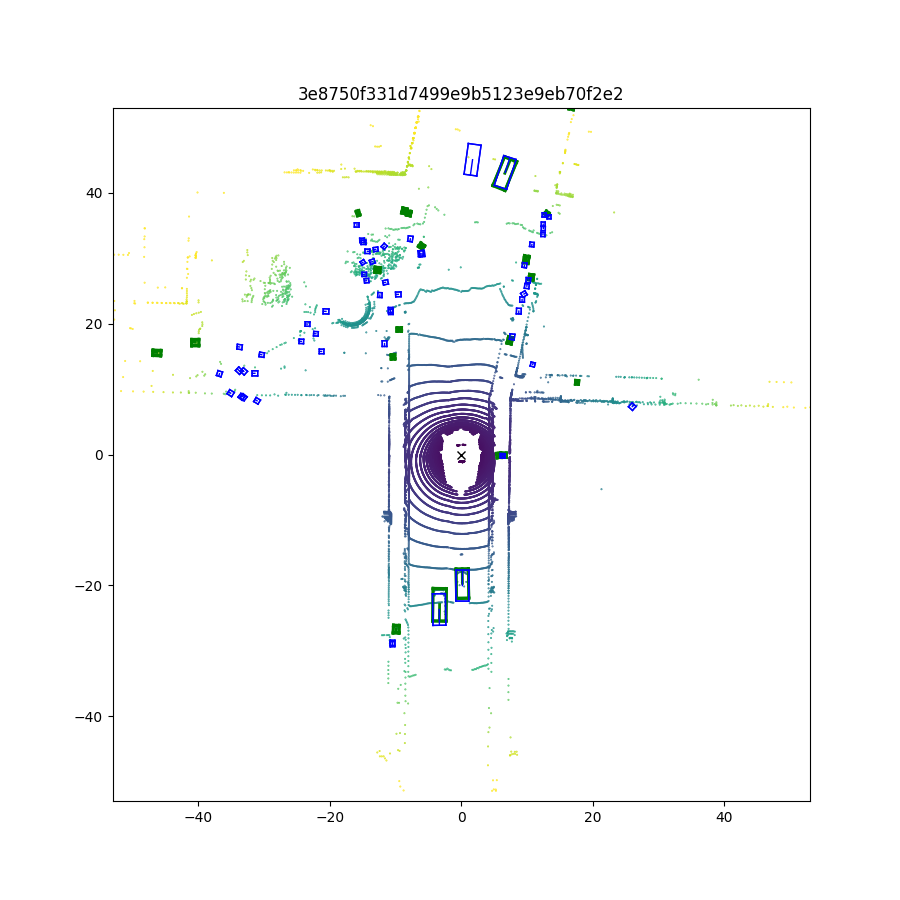
#> input picture data/3e8750f331d7499e9b5123e9eb70f2e2_bev.png, 900 x 900 px, found by its file name
$ python Ego_Center.py
#> lines starting #> are read from the running program, lines starting #| are printed output that depends on the picture; after the words box and inside, x2 and y2 are one past the last pixel; in counts of white or black regions, pixels touching at a corner belong together
import cv2
import numpy as np


image = cv2.imread("data/3e8750f331d7499e9b5123e9eb70f2e2_bev.png")
#> image is the input picture: shape (900, 900, 3); mean B, G, R 250.6, 249.6, 249
gray = cv2.cvtColor(image, cv2.COLOR_BGR2GRAY)
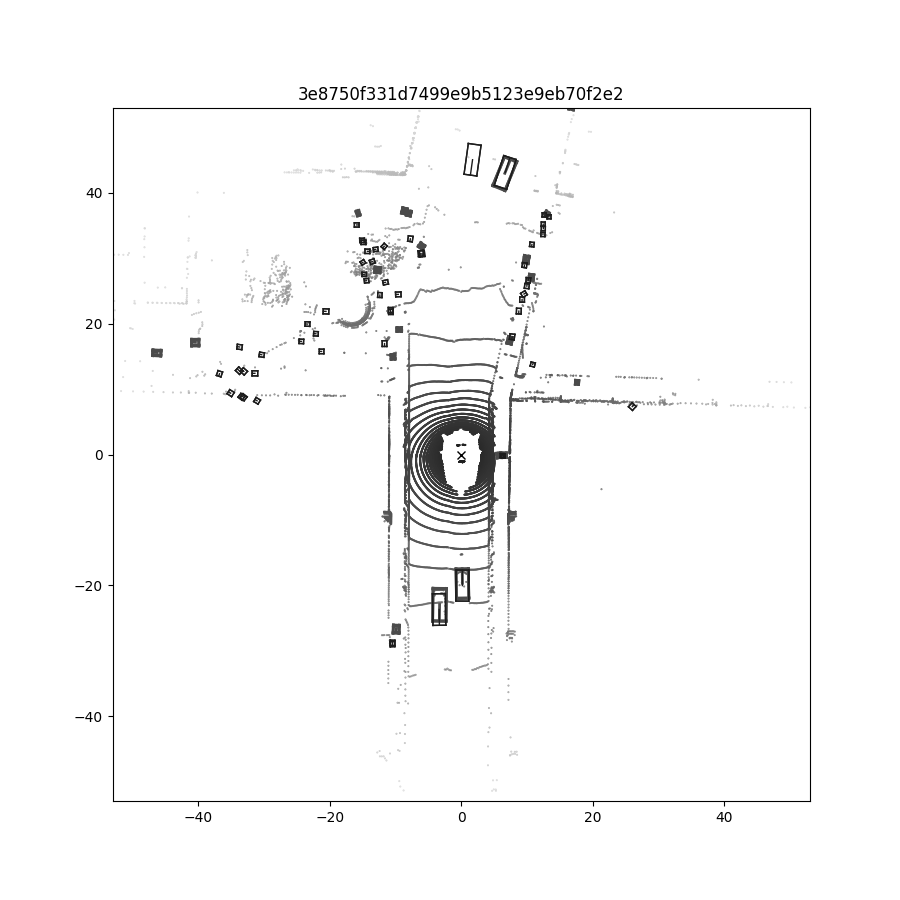
#> gray: shape (900, 900); min 0, max 255, mean 249.5

_, binary = cv2.threshold(gray, 50, 255, cv2.THRESH_BINARY_INV)
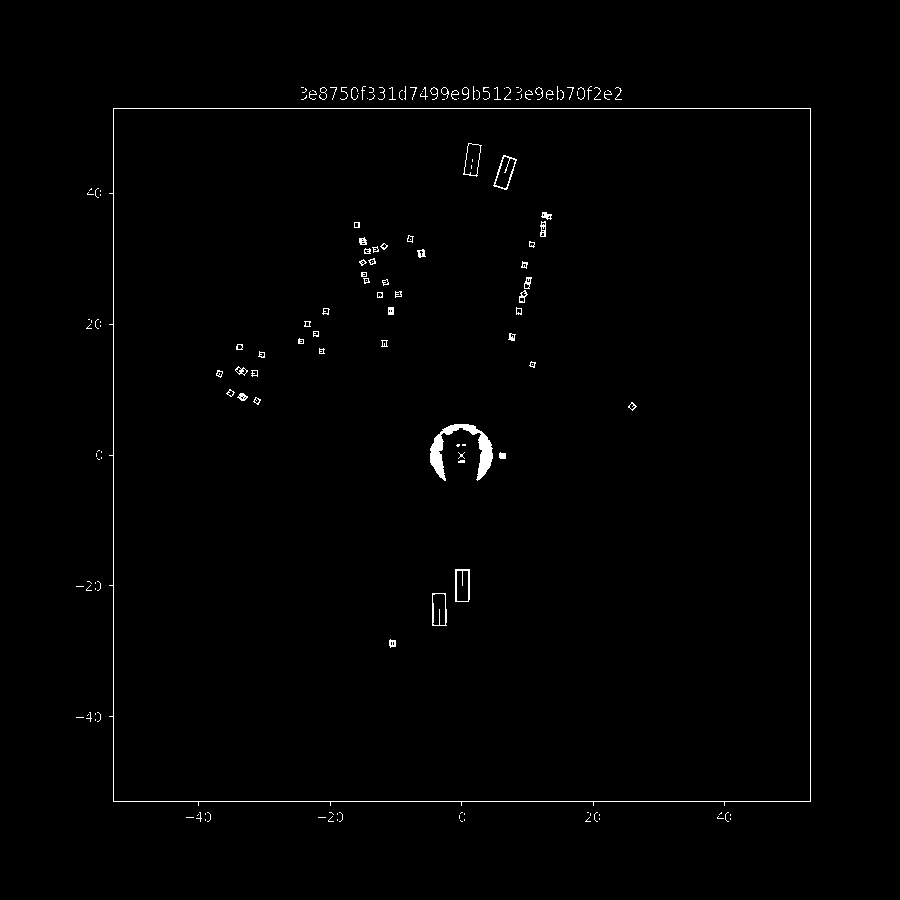
#> binary: shape (900, 900); 0.87% white in thin lines or dots, all inside (x1, y1, x2, y2) = (76, 86, 811, 822)

contours, _ = cv2.findContours(binary, cv2.RETR_EXTERNAL, cv2.CHAIN_APPROX_SIMPLE)
#> contours = 106 contours, 99 with area under 20; largest, box (x1, y1, x2, y2) and area: (109, 108, 811, 806) 483031, (430, 87, 438, 100) 38, (462, 87, 469, 100) 38, (441, 87, 449, 99) 38, (319, 87, 327, 100) 26, (451, 90, 459, 100) 23, (546, 90, 554, 99) 22

for contour in contours:
    area = cv2.contourArea(contour)
    if area > 500:  # Adjust the area threshold as needed to isolate the "X"
        M = cv2.moments(contour)
        if M["m00"] != 0:
            cX = int(M["m10"] / M["m00"])
            cY = int(M["m01"] / M["m00"])
            print(f"Center of X: ({cX}, {cY})")
            cv2.circle(image, (cX, cY), 3, (0, 0, 255), -1)
#> this loop made 106 passes
#> (area, cX, cY) on pass 57: (483031, 461, 454)
#| Center of X: (461, 454)
#> image: shape (900, 900, 3); under 0.01% of pixels changed, all inside (x1, y1, x2, y2) = (458, 451, 465, 458)


cv2.imshow("Image with Center of X", image)
cv2.waitKey(0)
cv2.destroyAllWindows()

$ run again, with data/3950bd41f74548429c0f7700ff3d8269_bev.png copied over data/3e8750f331d7499e9b5123e9eb70f2e2_bev.png
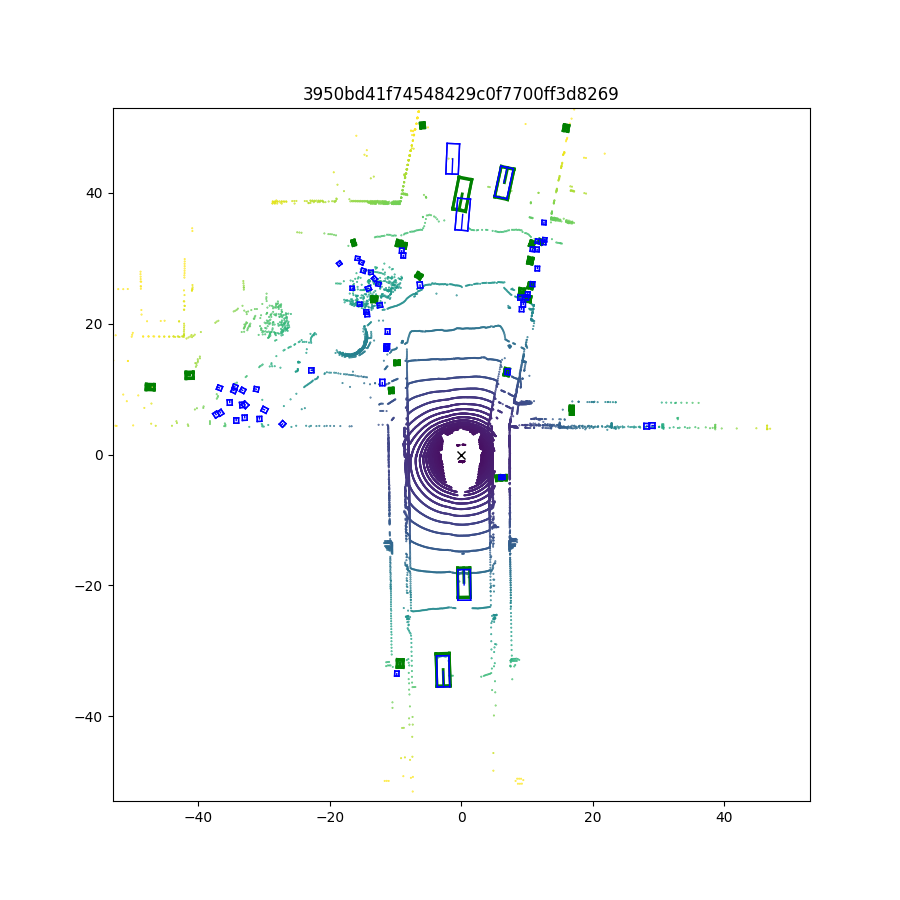
#> input picture data/3950bd41f74548429c0f7700ff3d8269_bev.png, 900 x 900 px, found by its file name
#> image is the input picture: shape (900, 900, 3); mean B, G, R 250.4, 249.4, 248.6
#> `gray = cv2.cvtColor(image, cv2.COLOR_BGR2GRAY)`:
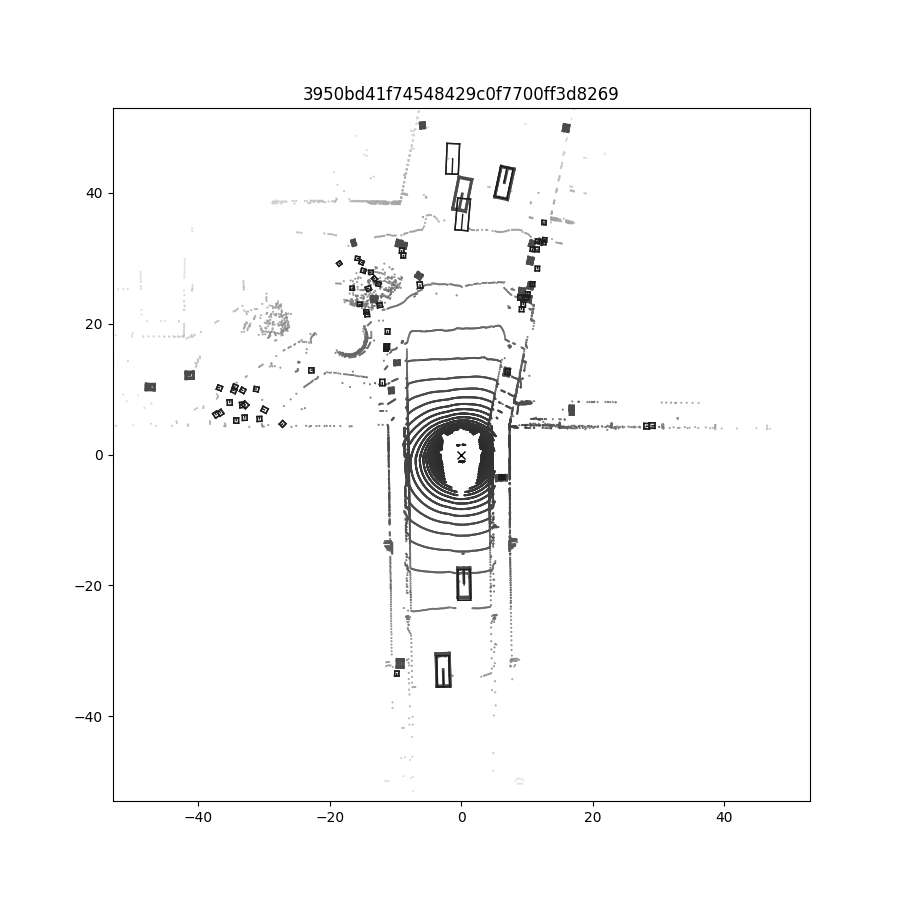
#> gray: shape (900, 900); min 0, max 255, mean 249.3
#> `_, binary = cv2.threshold(gray, 50, 255, cv2.THRESH_BINARY_INV)`:
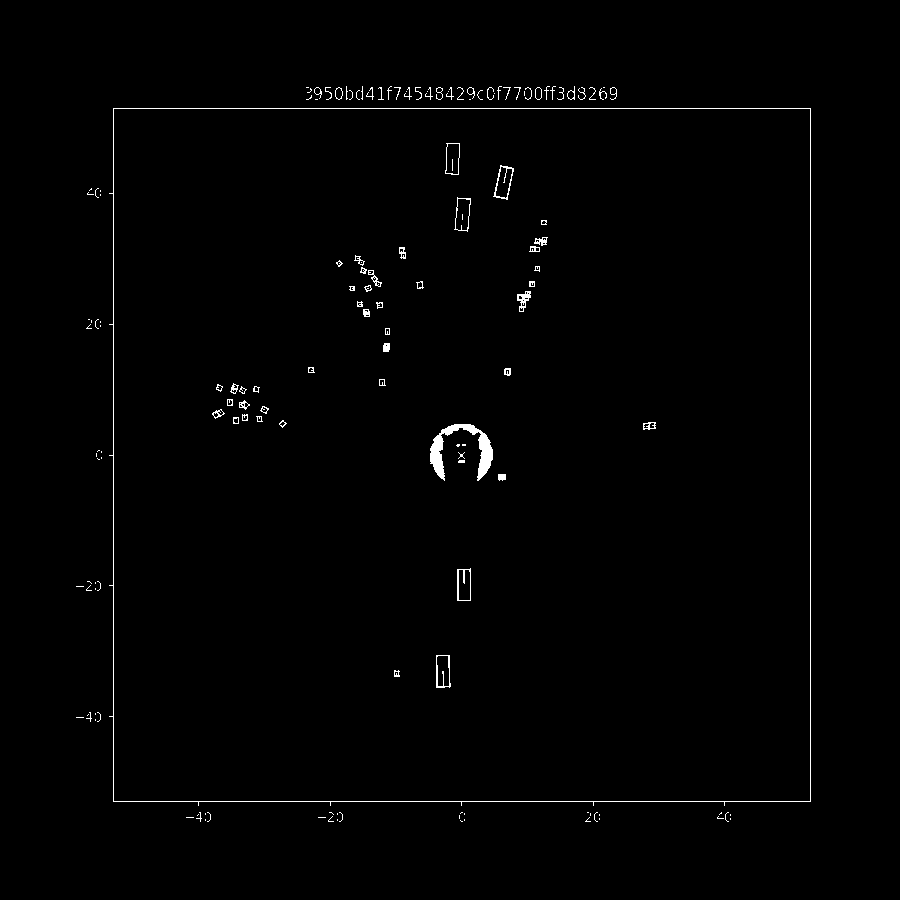
#> binary: shape (900, 900); 0.89% white in thin lines or dots, all inside (x1, y1, x2, y2) = (76, 86, 811, 822)
#> contours = 101 contours, 93 with area under 20; largest, box (x1, y1, x2, y2) and area: (109, 108, 811, 806) 483031, (335, 87, 343, 100) 66, (535, 87, 542, 100) 64, (567, 86, 575, 100) 51, (467, 87, 475, 99) 38, (610, 87, 617, 100) 38, (314, 87, 322, 99) 38, (436, 87, 443, 100) 25
#> the loop `for contour in contours:` made 101 passes
#> (area, cX, cY) on pass 57: (483031, 461, 454)
#> (printed output is left out)
